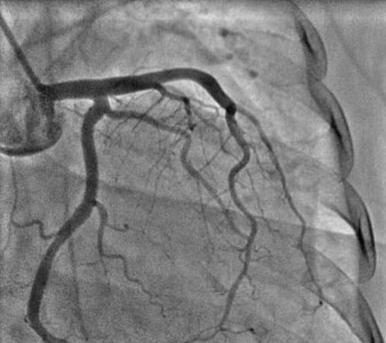
%> input picture Segmentation(Heart)/heart image.jpg, 386 x 343 px
$ octave heart.m   (GNU Octave 9; MATLAB toolbox functions it lacks are replaced by stand-ins)
%> lines starting %> are read from the running program, lines starting %| are printed output that depends on the picture
clc;
clear all;
close all;
I=imread('heart image.jpg');
%> I is the input picture: size 343x386x3 uint8; min 0, max 241, mean 125.6
Gray=rgb2gray(I);
Ga=adapthisteq(Gray);
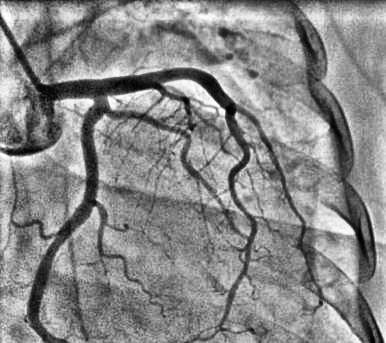
%> Ga: size 343x386 uint8; min 0, max 255, mean 135.3
G=histeq(Ga);
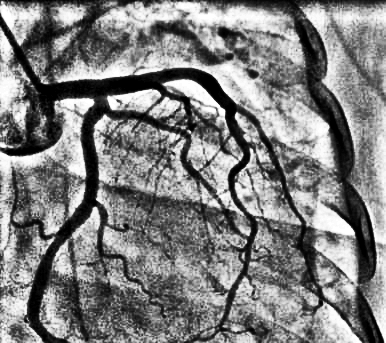
%> G: size 343x386 uint8; min 0, max 255, mean 126.3
G1=histeq(Gray);
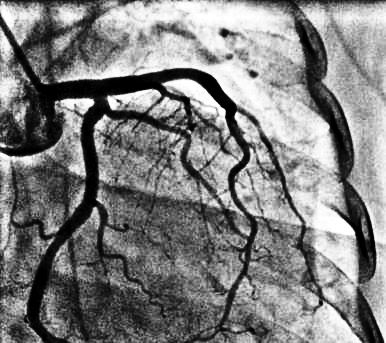
%> G1: size 343x386 uint8; min 0, max 255, mean 126.7
figure(1);
imshow(I);title('original image');
figure(2);
subplot(3,3,1),imshow(Gray);title('Gray image1');
subplot(3,3,2),imhist(Gray);title('Hist gray image1');
% [4 lines of commented-out code are left out]
subplot(3,3,3),imshow(G1);title('hist eq14')
subplot(3,3,4),imhist(G1);title('im.histeq14');
%> after `title('im.histeq14')`:
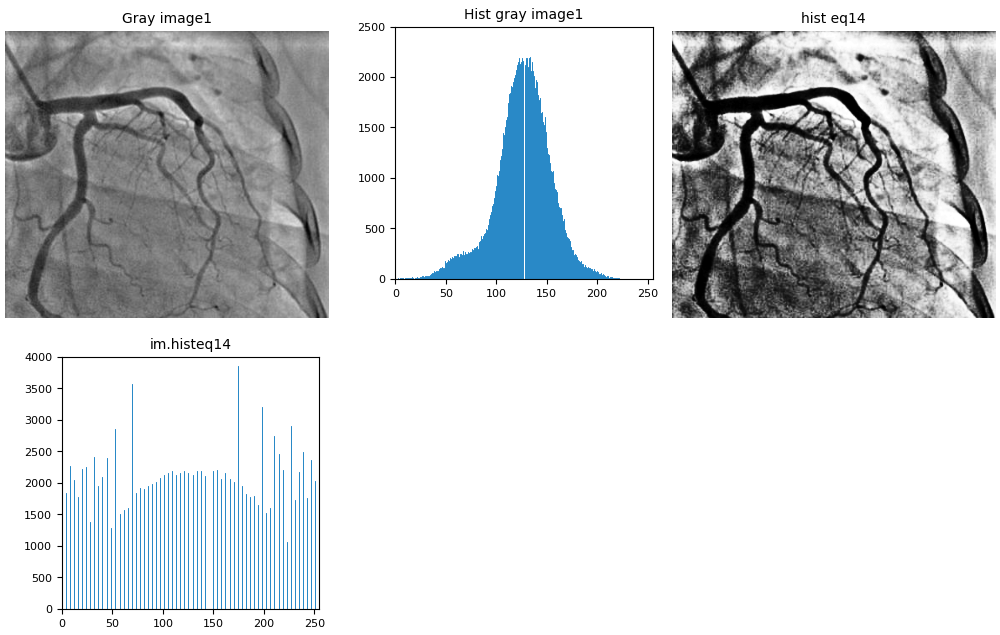
%> figure redrawn from the program's plot data, 4 panels
%%
 m=fspecial('gaussian');
IF=imfilter(G1,m);
figure,imshow(G1),title('Using gaussian filter');
%%
%> (the run ends here)
